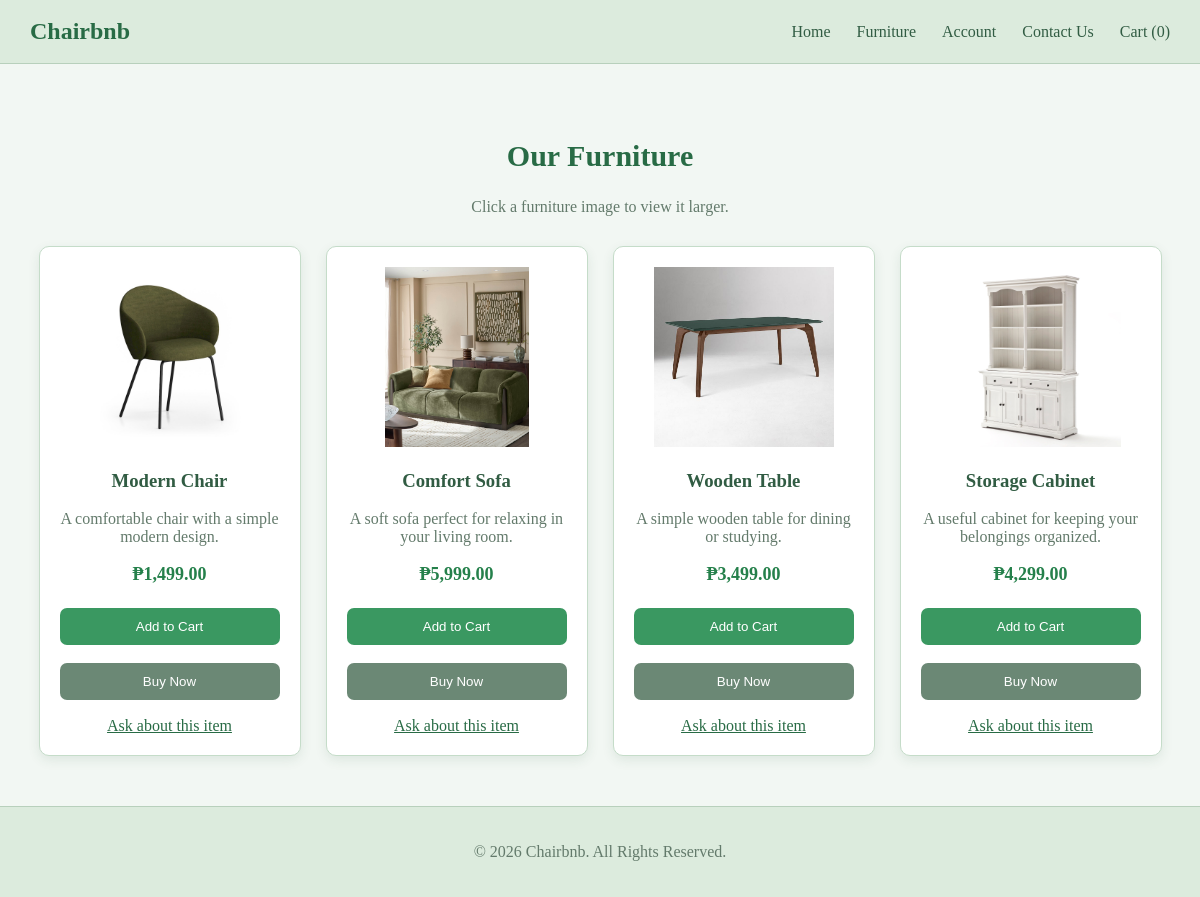
/products.php, run on the app's committed database.
### tables this page shows
CREATE TABLE IF NOT EXISTS products (
    id INT AUTO_INCREMENT PRIMARY KEY,
    name VARCHAR(120) NOT NULL,
    description TEXT NOT NULL,
    price DECIMAL(10,2) NOT NULL,
    image VARCHAR(255) NOT NULL
);

### functions.php (called while the page is built, shortened)
<?php
function e($value) { return htmlspecialchars((string)$value, ENT_QUOTES, 'UTF-8'); }
function loggedIn() { return isset($_SESSION['user_id']); }
function cartCount() {
    return array_sum($_SESSION['cart'] ?? []);
}
?>

### products.php (the view, shortened to what this page needs)
<?php
require 'db.php';
$stmt=$pdo->query("SELECT * FROM products ORDER BY id");
$products=$stmt->fetchAll(PDO::FETCH_ASSOC);
require 'header.php';
?>
<section class="products">
<h2>Our Furniture</h2><p>Click a furniture image to view it larger.</p>
<div class="product-container">
<?php foreach($products as $product): ?>
<div class="product-card">
<img src="<?= e($product['image']) ?>" alt="<?= e($product['name']) ?>" onclick="zoomImage(this)">
<h3><?= e($product['name']) ?></h3><p><?= e($product['description']) ?></p>
<p class="price">₱<?= number_format($product['price'],2) ?></p>
<form action="cart.php" method="post">
<button type="submit">Add to Cart</button>
</form>
<form action="cart.php" method="post">
<button type="submit" class="secondary">Buy Now</button>
</form>
<a class="inquire-link" href="inquiry.php?product=<?= urlencode($product['name']) ?>">Ask about this item</a>
</div>
<?php endforeach; ?>
</div>
</section>
<?php require 'footer.php'; ?>

### header.php (shortened to what this page needs)
<?php require_once 'functions.php'; ?>
<!DOCTYPE html>
<html lang="en">
<head>
<link rel="stylesheet" href="style.css">
</head>
<body>
<nav>
    <h1>Chairbnb</h1>
    <div class="nav-links">
        <a href="index.php">Home</a>
        <a href="products.php">Furniture</a>
        <a href="account.php"><?= loggedIn() ? 'My Account' : 'Account' ?></a>
        <a href="inquiry.php">Contact Us</a>
        <a href="cart.php">Cart (<?= cartCount() ?>)</a>
    </div>
</nav>
<main>

### footer.php
</main>
<footer><p>&copy; 2026 Chairbnb. All Rights Reserved.</p></footer>
</body>
</html>

### style.css (style rules this page uses)
body { margin: 0; font-family: 'Playfair Display', serif; background-color: #F2F7F3; color: #244333; }
nav { background-color: #DCEBDD; padding: 18px 30px; display: flex; justify-content: space-between; align-items: center; border-bottom: 1px solid #B8D0BC; }
nav h1 { margin: 0; color: #286B45; }
nav a { color: #315C43; text-decoration: none; margin-left: 20px; transition: 0.3s; }
button { background-color: #3A9861; color: white; border: none; padding: 11px 24px; border-radius: 7px; cursor: pointer; transition: 0.3s; }
.products { padding: 50px 20px; text-align: center; }
.products h2 { color: #286B45; font-size: 30px; }
.products > p { color: #637A6B; }
.product-container { display: flex; justify-content: center; gap: 25px; flex-wrap: wrap; margin-top: 30px; }
.product-card { background-color: white; width: 220px; padding: 20px; border-radius: 10px; border: 1px solid #C5DCC9; box-shadow: 0 4px 12px rgba(40, 90, 55, 0.1); transition: 0.3s; }
.product-card img { width: 100%; height: 180px; object-fit: contain; cursor: pointer; transition: 0.3s; }
.product-card h3 { color: #315C43; }
.product-card p { color: #637A6B; }
.price { color: #25804B !important; font-weight: bold; font-size: 18px; }
footer { background-color: #DCEBDD; color: #637A6B; text-align: center; padding: 20px; border-top: 1px solid #B8D0BC; }
.nav-links { display:flex;align-items:center;flex-wrap:wrap;gap:6px }
form { margin:8px 0 }
.product-card form button { width:100%;margin:5px 0 }
.secondary { background:#6b8875 }
.inquire-link { display:block;margin-top:12px;color:#286b45 }

### data on the page
products: image (picture), name "Modern Chair", description "A comfortable chair with a simple modern design.", price "1,499.00"
products: image (picture), name "Comfort Sofa", description "A soft sofa perfect for relaxing in your living room.", price "5,999.00"
products: image (picture), name "Wooden Table", description "A simple wooden table for dining or studying.", price "3,499.00"
products: image (picture), name "Storage Cabinet", description "A useful cabinet for keeping your belongings organized.", price "4,299.00"

### other printed values
cartCount() "0"
